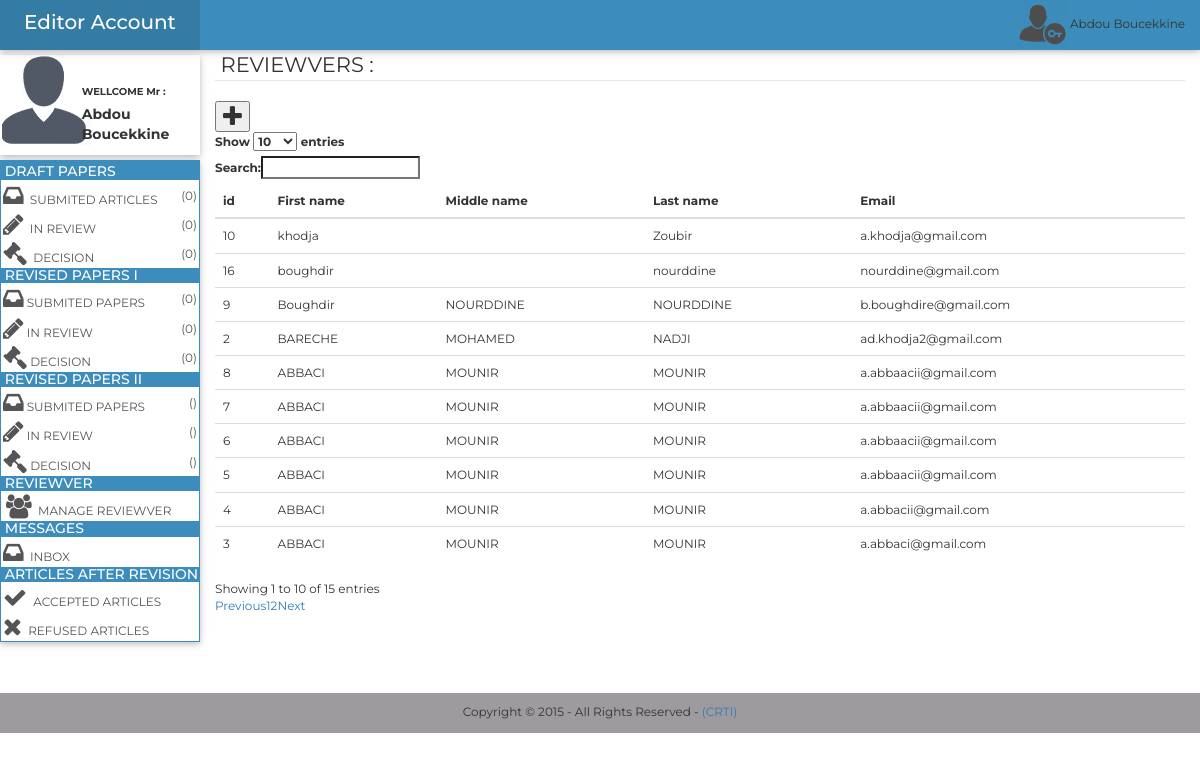
The app's page /Editor/php/ma_rev.php (signed in) with its own data.
### tables this page shows
CREATE TABLE `reviewer` (
  `id` int(11) NOT NULL AUTO_INCREMENT,
  `password` varchar(255) NOT NULL,
  `author` int(11) DEFAULT NULL,
  `fname` varchar(255) NOT NULL,
  `mname` varchar(255) DEFAULT NULL,
  `lname` varchar(255) NOT NULL,
  `email` varchar(255) NOT NULL,
  PRIMARY KEY (`id`)
);

### Editor/php/ma_rev.php (the view, shortened to what this page needs)
<?php
include_once("../../../../php/cnx.php");
$contenu='';
$id_editor= $_SESSION['editor'];
$submited_count_select=$conn->query("SELECT COUNT(*) FROM state_editor WHERE etat='Draft Submited' and editor=".$id_editor);
$submited_count = $submited_count_select->fetch_array();
$d_rev=$conn->query("SELECT COUNT(*) FROM state_editor WHERE etat='Draft in review' and editor=".$id_editor);
$d_rev_count = $d_rev->fetch_array();
$d_dec=$conn->query("SELECT COUNT(*) FROM state_editor WHERE etat='Draft in Decision' and editor=".$id_editor);
$d_dec_count = $d_dec->fetch_array();
$r1_dec=$conn->query("SELECT COUNT(*) FROM state_editor WHERE etat='R1 Submited' and editor=".$id_editor);
$r1_dec_count = $r1_dec->fetch_array();
$r1_rev=$conn->query("SELECT COUNT(*) FROM state_editor WHERE etat='R1 in review' and editor=".$id_editor);
$r1_rev_count = $r1_rev->fetch_array();
$r1_des=$conn->query("SELECT COUNT(*) FROM state_editor WHERE etat='R1 in Decision' and editor=".$id_editor);
$r1_des_count = $r1_des->fetch_array();
$sql = "SELECT id,fname,lname,mname,email from reviewer ORDER BY id DESC ";
$select = $conn->query($sql);
if ($select->num_rows != 0) {
$contenu = "
<table id=\"table\" class=\"table table - striped table - bordered\" cellspacing=\"0\" width=\"100%\">
 <thead>
            <tr>
                <th>id</th>
                <th>First name</th>
                <th >Middle name</th>
                <th>Last name</th>
                <th>Email</th>
                </tr>
        </thead>
		<tbody>
";
while($row = $select->fetch_assoc()){
    $contenu=$contenu."
	   <tr>
                <td>". $row['id']."</td>
                <td>". $row['fname']."</td>
                <td>". $row['mname']."</td>
                <td>". $row['lname']."</td>
                <td>". $row['email']."</td>
            </tr>
  ";
}
    $contenu=$contenu."</tbody></table></div>";
}
?>
<!doctype html>
<html xmlns="http://www.w3.org/1999/html" xmlns="http://www.w3.org/1999/html">
<head>
    <link href="../../../../bootstrap/css/bootstrap.min.css" rel="stylesheet" type="text/css">
    <link rel="stylesheet" href="../css/font-awesome.css" type="text/css" />
    <link href="https://cdn.datatables.net/1.10.10/css/dataTables.bootstrap.min.css" rel="stylesheet" type="text/css">
    <link href="../css/index2.css" rel="stylesheet" type="text/css">
</head>
<body>
<div class="container-fluid">
    <div class="row bann">
        <div class="col-sm-2 logo">
            <a class="no_color" href="../index.php?t=d_sub"> <p class="text-center">Editor Account</p></a>
        </div>
        <div class="col-sm-10 bn">
            <div class="pull-right">
                <a class="no_color" href="php/log-out.php"><img src="../images/user.png"><?php echo  " ".$_SESSION['editor_fname']." ". $_SESSION['editor_lname']; ?></a>
            </div>
        </div>
    </div>
    <row class="row menu_row">
        <div class="col-sm-2 menu">
            <div class="row profile">
                <div class="col-sm-4 pading_left">
                    <img src="../images/profile.png" id="profile">
                </div>
                <div class="col-sm-7 pading_profile text_moyen">
                    <div class="form-group">
                        <div class="row min_height">
                            <label class="col-lg-12 control-label no_padding" for="text">WELLCOME Mr :  </label>
                        </div>
                        <div class="row min_height">
                            <label class="col-lg-12 control-label no_padding text_label font_14" for="text"><?php echo  $_SESSION['editor_fname']." ". $_SESSION['editor_lname']; ?> </label>
                        </div>
                    </div>
                </div>
            </div>
            <div class="row menu">
                <div class="panel panel-info panel_perso">
                    <div class=" head_perso panel-heading ">
                        <h3 class="panel-title font_14">&nbsp;DRAFT PAPERS</h3>
                    </div>
                    <div class="list-group">
                        <li <?php if(isset($_GET['t'])){ if($_GET['t']=='d_sub') {echo " class=\"selected\"";}}  ?>>
                            <a href="../index.php?t=d_sub" id="track" class="list-group-item liste_perso font-12 ">
                                <i class ="fa fa-inbox fa-2x  "></i>&nbsp; SUBMITED ARTICLES
                                <span class="pull-right nombre">(<?php echo $submited_count[0]; ?>)</span>
                            </a>
                        </li>
                        <li <?php if(isset($_GET['t'])){ if($_GET['t']=='d_rev') {echo " class=\"selected\"";}}  ?>>
                            <a href="../index.php?t=d_rev" id="track" class="list-group-item liste_perso font-12 ">
                                <i class ="fa fa-pencil fa-2x  "></i>&nbsp; IN REVIEW
                                <span class="pull-right nombre">(<?php echo $d_rev_count[0]; ?>)</span>
                            </a>
                        </li>
                        <li <?php if(isset($_GET['t'])){ if($_GET['t']=='d_dec') {echo " class=\"selected\"";}}  ?>>
                            <a href="../index.php?t=d_dec" id="track" class="list-group-item liste_perso font-10">
                                <i class ="fa  fa-gavel fa-2x  "></i>&nbsp; DECISION &nbsp;&nbsp;  &nbsp;&nbsp;<span class="pull-right nombre">(<?php echo $d_dec_count[0]; ?>)</span>
                            </a>
                        </li>
                    </div>
                    <div class="panel-heading head_perso">
                        <h3 class="panel-title font_14">&nbsp;REVISED PAPERS I</h3>
                    </div>
                    <div class="list-group">
                        <li <?php if(isset($_GET['t'])){ if($_GET['t']=='r1_sub') {echo " class=\"selected\"";}}  ?>>
                            <a href="../index.php?t=r1_sub"  class="list-group-item liste_perso">
                                <i class ="fa  fa-inbox fa-2x "></i>&nbsp;SUBMITED PAPERS<span class="pull-right nombre">(<?php echo $r1_dec_count[0]; ?>)</span>
                            </a>
                        </li>
                        <li <?php if(isset($_GET['t'])){ if($_GET['t']=='r1_rev') {echo " class=\"selected\"";}}  ?>>
                            <a href="../index.php?t=r1_rev"  class="list-group-item liste_perso">
                                <i class ="fa  fa-pencil fa-2x "></i>&nbsp;IN REVIEW<span class="pull-right nombre">(<?php echo $r1_rev_count[0]; ?>)</span>
                            </a>
                        </li>
                        <li <?php if(isset($_GET['t'])){ if($_GET['t']=='r1_dec') {echo " class=\"selected sp\"";}}  ?>>
                            <a href="../index.php?t=r1_dec"  class="list-group-item liste_perso">
                                <i class ="fa    fa-gavel fa-2x "></i>&nbsp;DECISION <span class="pull-right nombre">(<?php echo $r1_des_count[0]; ?>)</span>
                            </a>
                        </li>
                    </div>
                    <div class="panel-heading head_perso">
                        <h3 class="panel-title font_14">&nbsp;REVISED PAPERS II</h3>
                    </div>
                    <div class="list-group">
                        <li <?php if(isset($_GET['t'])){ if($_GET['t']=='r2_sub') {echo " class=\"selected\"";}}  ?>>
                            <a href="../index.php?t=r2_sub"  class="list-group-item liste_perso">
                                <i class ="fa  fa-inbox fa-2x "></i>&nbsp;SUBMITED PAPERS<span class="pull-right nombre">()</span>
                            </a>
                        </li>
                        <li <?php if(isset($_GET['t'])){ if($_GET['t']=='r2_rev') {echo " class=\"selected\"";}}  ?>>
                            <a href="../index.php?t=r2_rev"  class="list-group-item liste_perso">
                                <i class ="fa  fa-pencil fa-2x "></i>&nbsp;IN REVIEW<span class="pull-right nombre">()</span>
                            </a>
                        </li>
                        <li <?php if(isset($_GET['t'])){ if($_GET['t']=='r2_dec') {echo " class=\"selected sp\"";}}  ?>>
                            <a href="../index.php?t=r2_dec"  class="list-group-item liste_perso">
                                <i class ="fa    fa-gavel fa-2x "></i>&nbsp;DECISION <span class="pull-right nombre">()</span>
                            </a>
                        </li>
                    </div>
                    <div class="panel-heading head_perso">
                        <h3 class="panel-title font_14">&nbsp;REVIEWVER</h3>
                    </div>
                    <div class="list-group">
                        <a href="ma_rev.php" class="list-group-item liste_perso selected" >
                            <i class ="fa   fa-users fa-2x "></i>&nbsp; MANAGE REVIEWVER
                        </a>
                    </div>
                    <div class="panel-heading head_perso">
                        <h3 class="panel-title font_14">&nbsp;MESSAGES</h3>
                    </div>
                    <div class="list-group">
                        <a href="#" class="list-group-item liste_perso">
                            <i class ="fa  fa-inbox fa-2x "></i>	  &nbsp;INBOX
                        </a>
                    </div>
                    <div class="panel-heading head_perso">
                        <h3 class="panel-title font_14">&nbsp;ARTICLES AFTER REVISION</h3>
                    </div>
                    <div class="list-group">
                        <li <?php if(isset($_GET['t'])){ if($_GET['t']=='acc_ar') {echo " class=\"selected\"";}}  ?>>
                            <a href="../index.php?t=acc_ar" class="list-group-item liste_perso">
                                <i class ="fa fa-check fa-2x "></i>	  &nbsp;ACCEPTED ARTICLES
                            </a></li>
                        <li <?php if(isset($_GET['t'])){ if($_GET['t']=='ref_ar') {echo " class=\"selected\"";}}  ?>>
                            <a href="../index.php?t=ref_ar" class="list-group-item liste_perso">
                                <i class ="fa   fa-close fa-2x "></i>	  &nbsp;REFUSED ARTICLES
                            </a>
                        </li>
                    </div>
                </div>
            </div>
        </div>
        <div class="col-sm-10">
            <div id="contenu">
                <legend> &nbsp;REVIEWVERS :</legend>
                <button id="add"><i class ="fa fa-plus fa-2x  "></i></button>
                <?php echo $contenu ?>
            </div>
        </div>
<footer class=" footer_perso">
    <p class="text-center">Copyright &copy; 2015 - All Rights Reserved - <a href="http://www.csc.dz">(CRTI)</a></p>
</footer>
</body>
</html>

### Editor/css/index2.css (style rules this page uses)
body { font-family:Montserrat; font-size: 12px; height: 100%; min-height: 500px; position: relative; }
.logo { background-color: #357CA5; height: 50px; line-height:2.2; color: #ffffff; font-size: 20px; font-weight: 500; font-family:Montserrat; }
.bn { background-color: #3C8DBC; height: 50px; }
.menu { padding: 0; padding-top: 5px; margin: 0; }
.menu_row { display: inherit ; }
.panel_perso { border-radius: 0px; box-shadow: 0 2px 5px 0 rgba(0, 0, 0, 0.16), 0 2px 10px 0 rgba(0, 0, 0, 0.12) }
.head_perso { border-radius: 0px; padding: 0px; }
.liste_perso { padding: 2px; color:inherit; border: 0px; }
.font_14 { font-size: 14px; }
.panel-info > .panel-heading { background-color: #3C8DBC; border-color:#FFFFFF ; color: #FFFFFF; }
.list-group-item:last-child { border-bottom-left-radius: 0px; border-bottom-right-radius: 0px; margin-bottom: 0; }
.panel-info { border-color: #3C8DBC; }
.profile { height: 100px; padding: 0; margin: 0; -webkit-box-shadow: 2px 0px 1px #D0CDCD; box-shadow: 0 2px 5px 0 rgba(0, 0, 0, 0.16), 0 2px 10px 0 rgba(0, 0, 0, 0.12) }
.text_moyen { font-size: 10px; }
.pading_profile { padding-top: 30px; }
.pading_left { padding-left: 2px; margin-right: 10px; }
.no_padding { padding: 0px; padding-left: 5px; }
.footer_perso { height: 40px; background-color: rgba(10, 5, 13, 0.4); padding-top: 10px; width: 100%; bottom: 0; }
html { height: 100%; }
.selected { padding-left: 5px; border-left: 7px solid; border-left-color: #060506; }
li { list-style-type: none; }
.bann { -webkit-box-shadow: 2px 0px 1px #D0CDCD; box-shadow: 0 2px 5px 0 rgba(0, 0, 0, 0.16), 0 2px 10px 0 rgba(0, 0, 0, 0.12); }
#contenu { min-height: 643px; }
.no_color { color:inherit; text-decoration:none; }
.nombre { padding-top: 4px; }

### records on screen
reviewer: id "16", fname "boughdir", lname "nourddine", email "nourddine@gmail.com"
reviewer: id "10", fname "khodja", lname "Zoubir", email "a.khodja@gmail.com"
reviewer: id "9", fname "Boughdir", mname "NOURDDINE", lname "NOURDDINE", email "b.boughdire@gmail.com"
reviewer: id "8", fname "ABBACI", mname "MOUNIR", lname "MOUNIR", email "a.abbaacii@gmail.com"
reviewer: id "7", fname "ABBACI", mname "MOUNIR", lname "MOUNIR", email "a.abbaacii@gmail.com"
reviewer: id "6", fname "ABBACI", mname "MOUNIR", lname "MOUNIR", email "a.abbaacii@gmail.com"
reviewer: id "5", fname "ABBACI", mname "MOUNIR", lname "MOUNIR", email "a.abbaacii@gmail.com"
reviewer: id "4", fname "ABBACI", mname "MOUNIR", lname "MOUNIR", email "a.abbacii@gmail.com"
reviewer: id "3", fname "ABBACI", mname "MOUNIR", lname "MOUNIR", email "a.abbaci@gmail.com"
reviewer: id "2", fname "BARECHE", mname "MOHAMED", lname "NADJI", email "ad.khodja2@gmail.com"

### other values on screen
$_SESSION['editor_fname'] "Abdou"
$_SESSION['editor_lname'] "Boucekkine"
$submited_count[0] "0"
$d_rev_count[0] "0"
$d_dec_count[0] "0"
$r1_dec_count[0] "0"
$r1_rev_count[0] "0"
$r1_des_count[0] "0"
